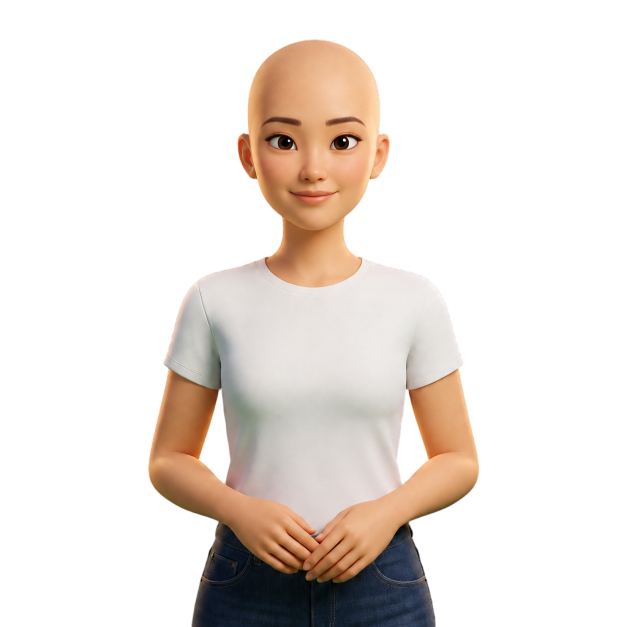
#> input picture race-plates/maker/faces/east-asian_female_gpt.png, 1254 x 1254 px (shown at 1/2 size)
$ python -i maker.py   (imports and definitions only)
#> lines starting #> are read from the running program, lines starting #| are printed output that depends on the picture
#!/usr/bin/env python3
"""Avatar maker runner (local only, 6 Nov 2026). Runs one step of the new-avatar picture pipeline
(notes/new_avatar_pipeline_2026-11-06/README.md, sections 1-4) for one avatar, with the step's checks and automatic re-tries.
server.mjs starts it; it also works by hand:

  maker.py config                         models, prices, steps and limits as JSON
  maker.py plan <avatar dir> '<json>'     what a run would send and what it could cost; sends nothing
  maker.py run  <avatar dir> '<json>'     {"step": "base|master|plates|mouth", "models": {item: id}, "fallbacks": {item: id|null}, "resume": false}
  maker.py free <avatar dir> '<json>'     free local steps: {"step": "crop|masks|painted_mask|addpic|set|pack", ...}
  maker.py pick <avatar dir> '<json>'     {"step", "item", "try"}: use that try instead of the one the checks kept

State of a step: <avatar dir>/maker/<step>.json, rewritten after every change (the page reads it).
Paid calls: every request is written to <avatar dir>/requests.jsonl BEFORE waiting for it. A fal request already in that log
is fetched again by its id, never sent twice; an Azure or Gemini request that was sent and never saved is not sent again
(they give no id to fetch by). A dry avatar (maker.json "dry": true) calls nothing: old pictures of bald Anna (e05a0001)
stand in for the model's answer, so the checks and re-tries can be watched for free.
Every model gets at most 3 tries per picture; a picture stops at the first try that passes, otherwise the best try is kept.
"""
import base64, glob, json, os, shutil, signal, socket, subprocess, sys, threading, time, uuid
from concurrent.futures import ThreadPoolExecutor

import cv2
import numpy as np
import requests
from PIL import Image, ImageDraw, ImageFont

HOME = os.path.expanduser('~')
L = f'{HOME}/Desktop/Liforma_LTD'
CLEAN = f'{HOME}/Desktop/Desktop_cleanup_2026-10-27'
COMFY = f'{L}/ComfyUI'
sys.path.insert(0, COMFY)
from plate_gate import DETAIL_MIN, LIMITS, check as gate_check, feature_mask, load as load_rgb, match_gain  # noqa: E402

CPY = f'{COMFY}/.venv/bin/python'
LABS = f'{L}/Liforma/labs.liforma.ai'
FAL_ENV = f'{LABS}/.env'
AZURE_ENV = f'{L}/worktrees/api-main-a9d4ddc/.env'
EREG = f'{L}/plates/E_regen_azure_2026-10-30'
ME = f'{CLEAN}/middle_eastern_face_plates'          # Layla's painted masks, moved onto every new face (race-transfer-mask.py)
PAINTER = f'{CLEAN}/mediterranean_face_plates/mask-painter-mediterranean.html'
NEWL = f'{L}/NEW/liforma'
SRC = f'{NEWL}/source/avatars'
KEYERS = f'{L}/Liforma/liforma/tools/image-to-image/scripts'
# The page's own face points: the :4011 copy (Liforma/liforma/models.liforma.ai, MODELS_PORT=4011 ./run). The pack build's own scripts
# use :3011 (its old process answered "Could not decode image" until it was restarted on 6 Nov), so free_pack tests :3011 with a real picture.
FACE_POINTS = os.environ.get('FACE_POINTS_URL', 'http://127.0.0.1:4011/v1/face-landmarker/fit-upload')
LABS_GATE = os.environ.get('LABS_GATE_URL', 'http://127.0.0.1:3019')   # OLD labs behind the no-generation gate (pack build only)
TEST_FACE = f'{CLEAN}/european_face_plates/european_hd_face_area_neutral.png'
TRIES = 3

INPUT = {'female': f'{L}/Liforma/dd80126a_neutral_bald-blue-sceen.png',
         'male': f'{L}/plates/base_plates/male_race_base_plates/input_caleb_1254_blue.png'}
PLATE_PROMPTS = {'female': f'{CLEAN}/mediterranean_face_plates/gpt_low_prompts.json',
                 'male': f'{L}/plates/men/male_face_plates/gpt_low_prompts_male.json'}
MOUTH_PROMPTS = {  # name: (file, key)
    'E': (f'{EREG}/prompt.json', 'E'), 'E_v1': (f'{EREG}/prompt_v1.json', 'E'),
    'E_nb': (f'{L}/plates/men/male_face_plates/_nano_banana_regen/E_no_tongue_prompt.json', 'E'),
    'SS': (f'{EREG}/prompt_ss_narrow.json', 'SS'), 'SS_wide': (f'{EREG}/prompt.json', 'SS'),
    'TEETH': (f'{EREG}/prompt_teeth_open.json', 'TEETH')}
MASTER_PROMPT = ('Increase the resolution of this cropped face image, improving detail while keeping the exact same square crop, face '
                 'structure, pose, expression, lighting, colors, and background. Do not zoom, reframe, or change the aspect ratio.')

MODELS = {
    'fal-low': {'group': 'fal.ai', 'label': 'GPT Image 2.5 Sunburst · low', 'kind': 'fal', 'quality': 'low', 'usd': 0.015, 'sec': 40,
                'price': 'measured on the fal bill (29 Sep)'},
    'fal-medium': {'group': 'fal.ai', 'label': 'GPT Image 2.5 Sunburst · medium', 'kind': 'fal', 'quality': 'medium', 'usd': 0.033, 'sec': 60,
                   'price': "fal's table x 2.5 (low cost 2.5 x its table); not measured"},
    'fal-high': {'group': 'fal.ai', 'label': 'GPT Image 2.5 Sunburst · high', 'kind': 'fal', 'quality': 'high', 'usd': 0.13, 'sec': 90,
                 'price': "fal's table x 2.5; not measured (the guide says ~12c a master)"},
    'azure-low': {'group': 'Azure', 'label': 'GPT Image 2.5 Sunburst · low', 'kind': 'azure', 'quality': 'low', 'usd': 0.015, 'sec': 25,
                  'price': 'measured (E and SS runs, 30 Oct)'},
    'azure-medium': {'group': 'Azure', 'label': 'GPT Image 2.5 Sunburst · medium', 'kind': 'azure', 'quality': 'medium', 'usd': 0.04, 'sec': 40,
                     'price': 'guess from the token prices; each try records its real token cost'},
    'azure-high': {'group': 'Azure', 'label': 'GPT Image 2.5 Sunburst · high', 'kind': 'azure', 'quality': 'high', 'usd': 0.13, 'sec': 60,
                   'price': 'guess from the token prices; each try records its real token cost'},
    'nb2': {'group': 'Google Gemini', 'label': 'Nano Banana 2 (Gemini 3.1 Flash Image)', 'kind': 'gemini',
            'model': 'gemini-3.1-flash-image-preview', 'usd': 0.07, 'sec': 30, 'price': 'about 7c a picture (2 Oct runs)'},
}
# The model we chose for each picture is "Suggested" and picked by default on the page.
STEPS = {
    'base': {'items': {'base': {'suggested': {'female': 'fal-low', 'male': 'fal-low'}, 'fallback': None}},
             'why': 'fal GPT low gave the best neck fit on 6 Nov (+0.1 px). ChatGPT in the browser is free and held the framing too, '
                    'but a page cannot drive it: add its picture below and it gets the same check.'},
    'master': {'items': {'master': {'suggested': {'female': 'fal-high', 'male': 'fal-medium'}, 'fallback': None}},
               'why': 'Women at high, men at medium, as all 20 masters were made (ComfyUI/new-race-masters.py).'},
    'plates': {'items': {'plates': {'suggested': 'fal-low', 'fallback': 'fal-medium'}},
               'why': 'fal GPT low with 3 tries, checked by plate_gate.py (ComfyUI/race-gpt-gated.py). Medium matched the master\'s '
                      'mouth colour better when many plates failed on low.'},
    'mouth': {'items': {'E': {'suggested': 'azure-low', 'fallback': None}, 'SS': {'suggested': 'azure-low', 'fallback': None},
                        'TEETH': {'suggested': 'azure-low', 'fallback': None}},
              'why': 'Azure GPT low, as on 30 Oct (plates/E_regen_azure_2026-10-30): one picture each (E in both wordings). You judge the '
                     'teeth gap and the SS corners by eye; "Make another" asks for one more (for E, Nano Banana 2 uses the no-tongue wording, '
                     'which gave 8-15 % gaps when GPT closed the rows).'},
}
LIM = {'edge_px': 1, 'overlap': 0.995, 'neck_px': 2.0, 'master_shift_px': 2.0}   # E / SS / teeth: the user judges (6 Nov), no limits

BALD_ANNA = f'{CLEAN}/european_face_plates'
DRY = {  # stand-in pictures for a dry avatar (bald Anna, e05a0001, and the 6 Nov middle-aged European tries)
    'base': [f'{L}/plates/base_plates/european_middle_aged_female/chatgpt_try3_age38.png', f'{L}/plates/base_plates/race_base_plates/european_female.png'],
    'master': [f'{BALD_ANNA}/european_hd_face_area_neutral.png'],
    'E': [f'{EREG}/raw/e05a0001_E_try1.png', f'{EREG}/raw_v1/e05a0001_E_try1.png'],
    'E_nb': [f'{CLEAN}/new_avatars_nano_banana_E/bald-anna_E_nb_raw.png', f'{CLEAN}/new_avatars_nano_banana_E/bald-anna_E_nb_try1_raw.png'],
    'SS': [f'{EREG}/raw_ss_narrow_v3/e05a0001_SS_try1.png'],
    'SS_wide': [f'{EREG}/raw/e05a0001_SS_try1.png'],
    'TEETH': [f'{EREG}/raw_teeth_open/e05a0001_TEETH_try1.png'],
}


class StepError(Exception):
    """Stops the whole step with a message for the page (a missing service, a missing input, a check that cannot run)."""


class NoFace(Exception):
    """The face points service found no face in a picture: that picture fails its check."""


def now():
    return time.strftime('%Y-%m-%d %H:%M:%S')


# [28 lines left out: functions jload, jsave, env_value, port_open, not called in this run]


def save_png(img, out):
    os.makedirs(os.path.dirname(out), exist_ok=True)
    img.convert('RGB').save(out)


# [46 lines left out: functions b64_png, lm_px, face_points, points_ok, labs_ok, not called in this run]


def chk(name, value, limit, ok):
    """One line of a check for the page. ok None = shown only, not used to pass."""
    return {'name': name, 'value': value, 'limit': limit, 'ok': None if ok is None else bool(ok)}


# ---------------------------------------------------------------------------------------------------------------- avatar + state
class Avatar:
    # [13 lines left out: function __init__, not called in this run]

    def state_path(self, step):
        return f'{self.dir}/maker/{step}.json'

    # [8 lines left out: function chosen, not called in this run]


CURRENT = []   # the running State, so a stop signal can mark it


class State:
    # [25 lines left out: function __init__, not called in this run]

    def save(self):
        with self.lock:
            jsave(self.path, self.d)

    # [18 lines left out: functions log, item, update, not called in this run]

    def add_usd(self, usd):
        with self.lock:
            self.d['usd'] = round(self.d['usd'] + (usd or 0), 4)

    # [11 lines left out: functions finish, on_stop, not called in this run]


# [1 line not run here, left out]


# ---------------------------------------------------------------------------------------------------------------- paid calls
REQ_LOCK = threading.Lock()


# [18 lines left out: functions req_log, req_last, not called in this run]


FAL_MODEL, FAL_APP = 'openai/gpt-image-2.5/sunburst/edit', 'openai/gpt-image-2.5'


# [145 lines left out: functions fal_curl, fal_submit, fal_wait, download, azure_make, gemini_make and 1 more, not called in this run]


# ---------------------------------------------------------------------------------------------------------------- the try loop
def tries_of(opts):
    """Tries per picture per model chosen on the page (1 = no re-tries: a failed first try stays failed), at most TRIES."""
    return max(1, min(TRIES, int(opts.get('tries') or TRIES)))


# [104 lines left out: functions attempts, try_loop, keep_best, lab, forehead_de, check_base, not called in this run]


def small_view(img_or_path, out, box=None, width=340):
#> called with out = 'out.png', width = 340
    im = Image.open(img_or_path) if isinstance(img_or_path, str) else img_or_path
#> im is the input picture: PIL image 1254x1254 RGBA; mean R, G, B, A 56.2, 48.1, 42.3, 76.6
    im = im.convert('RGB')
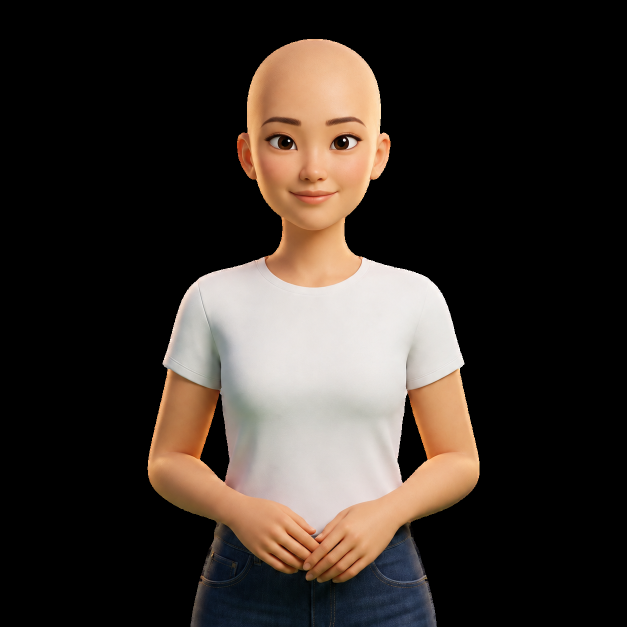
#> im: PIL image 1254x1254 RGB (shown at 1/2 size); mean R, G, B 56.2, 48.1, 42.3
    if im.size != (1024, 1024):
        im = im.resize((1024, 1024), Image.LANCZOS)
#> im: PIL image 1024x1024 RGB
    if box:
        im = im.crop(box)
    im = im.resize((width, max(1, round(width * im.size[1] / im.size[0]))), Image.LANCZOS)
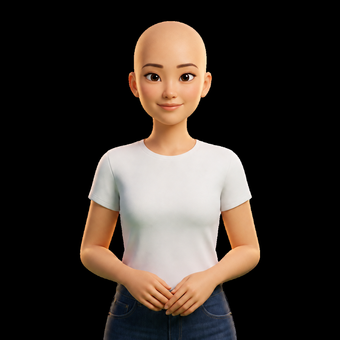
#> im: PIL image 340x340 RGB; mean R, G, B 56.3, 48.2, 42.4
    os.makedirs(os.path.dirname(out), exist_ok=True)
    im.save(out, quality=88)
    return out


# [25 lines left out: functions check_master, crop_box, not called in this run]


class Face:
    """The installed master, its points, its masks and plate_gate's feature mask (shared by the plate and mouth steps)."""

    # [296 lines left out: functions __init__, mask, gate, teeth_gap_pct, corner_lines, run_base and 9 more, not called in this run]


def mouth_prompt(name):
    f, k = MOUTH_PROMPTS[name]
    return jload(f)['prompts'][k]


# [290 lines left out: functions mouth_tools, run_mouth, run_mouth_more, mouth_sheet, make_sheet, run_cmd and 5 more, not called in this run]


LIPS = [78, 191, 80, 81, 82, 13, 312, 311, 310, 415, 308, 324, 318, 402, 317, 14, 87, 178, 88, 95, 61, 291, 0, 17, 152]


# [88 lines left out: functions lip_crop, free_set, not called in this run]


def blue_screen(path):
    r, g, b = Image.open(path).convert('RGB').getpixel((5, 5))
    return b > 80 and b > 2 * r and b > 2 * g


# [131 lines left out: functions pack_commands, free_pack, plan, not called in this run]


# ---------------------------------------------------------------------------------------------------------------- main
RUNS = {'base': run_base, 'master': run_master, 'plates': run_plates, 'mouth': run_mouth}
FREE = {'crop': free_crop, 'masks': free_masks, 'painted_mask': free_painted_mask, 'addpic': free_addpic, 'set': free_set, 'pack': free_pack}


# [43 lines left out: function main, not called in this run]


# [6 lines not run here, left out]

>>> result = small_view('../race-plates/maker/faces/east-asian_female_gpt.png', 'out.png')
